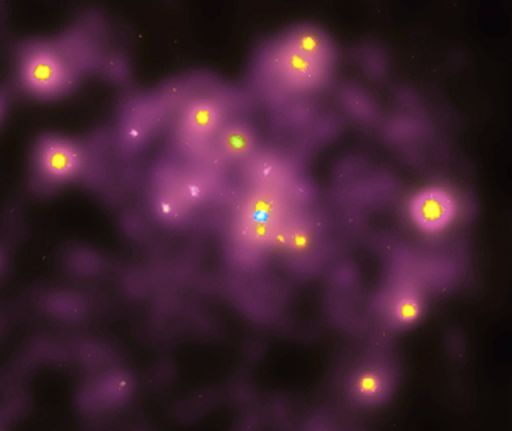
#> input picture astro-visuals/img/m31-core-xray.jpg, 512 x 431 px, found by its file name
$ python make_contact_sheet.py ../../astro-visuals/img/m31-core-xray.jpg --out out.png
#> lines starting #> are read from the running program, lines starting #| are printed output that depends on the picture; after the words box and inside, x2 and y2 are one past the last pixel; in counts of white or black regions, pixels touching at a corner belong together
#> in main, `sheet = Image.new("RGB", (cols * CELL, rows * (CELL + LABEL_H)), BG)`: sheet: PIL image 1440x270 RGB; every value is 255
#!/usr/bin/env -S uv run --script
# /// script
# requires-python = ">=3.11"
# dependencies = ["pillow"]
# ///
"""Tile images into a labelled contact sheet for a fast visual pass.

Every automated step in this pipeline can be fooled: the shop's media path serves
a plausible-looking group shot for filenames that do not exist, image search
returns the right *subject* attached to the wrong *product*, and a sharpness score
says nothing about whether the photo shows a keychain or the plush it was cut
down from. The cheap fix is to look, and looking at 120 files one by one is the
expensive part -- so tile them.

Cells are numbered so a reviewer can name rejects by index. AVIF is read through
ImageMagick (Pillow has no AVIF here); a cell whose file will not decode is drawn
as a red X rather than aborting the sheet.

Usage:
  uv run scripts/make_contact_sheet.py --out sheet.png images/*.avif
  uv run scripts/make_contact_sheet.py --manifest pairs.json --out sheet.png

`--manifest` takes [{"path": ..., "label": ...}, ...] so callers can caption cells
with slugs, sizes or before/after markers instead of bare filenames.
"""

import argparse
import json
import os
import subprocess
import sys
import tempfile

from PIL import Image, ImageDraw, ImageFont

CELL = 240
LABEL_H = 30
PAD = 6
BG = (255, 255, 255)
CHECKER = (238, 238, 238)   # so a transparent cut-out is visibly transparent


def load(path):
    if path.lower().endswith(".avif"):
        with tempfile.NamedTemporaryFile(suffix=".png", delete=False) as tmp:
            tmp_path = tmp.name
        try:
            subprocess.run(["convert", path, tmp_path], check=True, capture_output=True)
            return Image.open(tmp_path).convert("RGBA")
        finally:
            os.unlink(tmp_path)
    return Image.open(path).convert("RGBA")


def font(size):
#> called with size = 12
    for candidate in ("/usr/share/fonts/truetype/dejavu/DejaVuSans.ttf",
                      "/usr/share/fonts/TTF/DejaVuSans.ttf"):
        if os.path.exists(candidate):
            return ImageFont.truetype(candidate, size)
    return ImageFont.load_default()


def checkerboard(size):
#> called with size = 240
    tile = Image.new("RGB", (size, size), BG)
#> tile: PIL image 240x240 RGB; every value is 255
    d = ImageDraw.Draw(tile)
    step = 12
    for y in range(0, size, step):
        for x in range(0, size, step):
            if (x // step + y // step) % 2:
                d.rectangle([x, y, x + step - 1, y + step - 1], fill=CHECKER)
    return tile


def cell_image(entry, base):
    canvas = checkerboard(CELL)
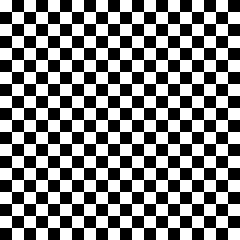
#> canvas: PIL image 240x240 RGB; values 238 (black) and 255 (white), 50% white; 1 white region, box (x1, y1, x2, y2) and area: (0, 0, 240, 240) 28800
    path = entry["path"]
    if not os.path.isabs(path):
        path = os.path.join(base, path)
    try:
        img = load(path)
        img.thumbnail((CELL - 2 * PAD, CELL - 2 * PAD), Image.LANCZOS)
        canvas.paste(img, ((CELL - img.width) // 2, (CELL - img.height) // 2), img)
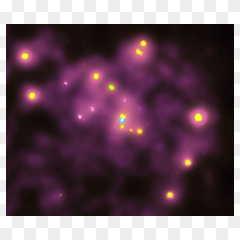
#> canvas: PIL image 240x240 RGB; mean R, G, B 108.8, 83.8, 96.1
    except Exception:                                   # noqa: BLE001
        d = ImageDraw.Draw(canvas)
        d.line([20, 20, CELL - 20, CELL - 20], fill=(200, 0, 0), width=5)
        d.line([CELL - 20, 20, 20, CELL - 20], fill=(200, 0, 0), width=5)
    return canvas


def main():
    ap = argparse.ArgumentParser()
    ap.add_argument("paths", nargs="*")
    ap.add_argument("--manifest", help='JSON [{"path","label"}]')
    ap.add_argument("--out", required=True)
    ap.add_argument("--cols", type=int, default=6)
    ap.add_argument("--base", default=os.path.dirname(os.path.dirname(os.path.abspath(__file__))))
    ap.add_argument("--start", type=int, default=1, help="first cell number")
    args = ap.parse_args()

    if args.manifest:
        entries = json.load(open(args.manifest))
    else:
        entries = [{"path": p, "label": os.path.basename(p)} for p in args.paths]
    if not entries:
        sys.exit("nothing to tile")

    cols = args.cols
    rows = (len(entries) + cols - 1) // cols
    sheet = Image.new("RGB", (cols * CELL, rows * (CELL + LABEL_H)), BG)
    draw = ImageDraw.Draw(sheet)
    small = font(12)
    bold = font(13)

    for n, entry in enumerate(entries):
        cx, cy = (n % cols) * CELL, (n // cols) * (CELL + LABEL_H)
        sheet.paste(cell_image(entry, args.base), (cx, cy))
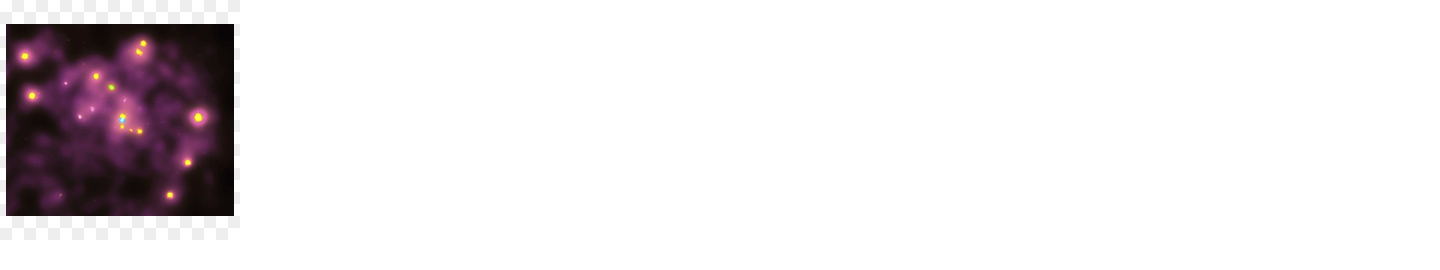
#> sheet: PIL image 1440x270 RGB; mean R, G, B 233.3, 229.6, 231.5
        draw.rectangle([cx, cy, cx + CELL - 1, cy + CELL + LABEL_H - 1],
                       outline=(210, 210, 210))
        num = str(n + args.start)
        draw.rectangle([cx + 2, cy + 2, cx + 2 + 9 * len(num) + 8, cy + 20],
                       fill=(20, 20, 20))
        draw.text((cx + 7, cy + 4), num, fill=(255, 255, 255), font=bold)
        label = entry.get("label", "")
#> label = 'm31-core-xray.jpg'
        for line_no, line in enumerate(str(label).split("\n")[:2]):
            draw.text((cx + 5, cy + CELL + 2 + line_no * 13), line[:38],
                      fill=(40, 40, 40), font=small)
#> this loop made 1 pass
#> (line_no, line) on pass 1: (0, 'm31-core-xray.jpg')

    sheet.save(args.out)
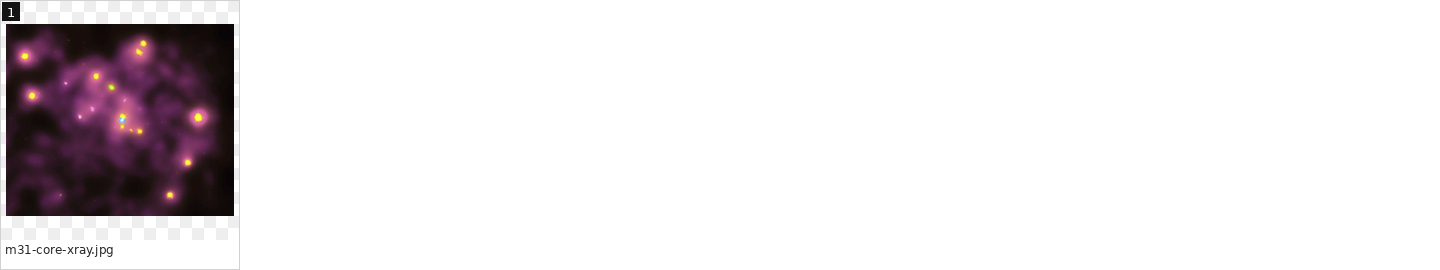
#> saved as out.png: PIL image 1440x270 RGB; mean R, G, B 232.9, 229.2, 231
    print(f"wrote {args.out} ({len(entries)} cells, {sheet.width}x{sheet.height})")
#| wrote out.png (1 cells, 1440x270)


if __name__ == "__main__":
    main()

$ run again, on astro-visuals/img/m31-rings-herschel.jpg
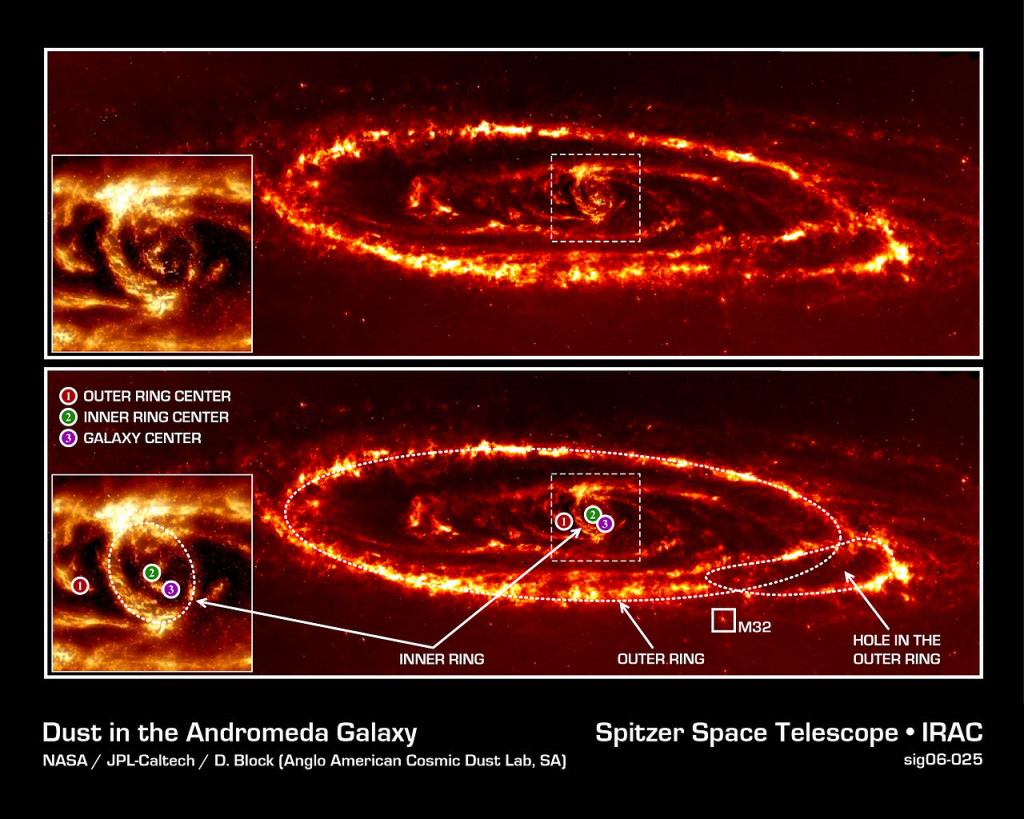
#> input picture astro-visuals/img/m31-rings-herschel.jpg, 1024 x 819 px, found by its file name
#> tile: PIL image 240x240 RGB; every value is 255
#> in cell_image, `canvas.paste(img, ((CELL - img.width) // 2, (CELL - img.height) // 2),..`:
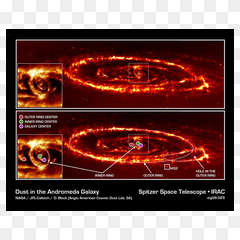
#> canvas: PIL image 240x240 RGB; mean R, G, B 122.6, 85.2, 80.5
#> label = 'm31-rings-herschel.jpg'
#> the loop in main, `for line_no, line in enumerate(str(label).split("\n")[:2]):` made 1 pass
#> (line_no, line) on pass 1: (0, 'm31-rings-herschel.jpg')
#> in main, `sheet.save(args.out)`:
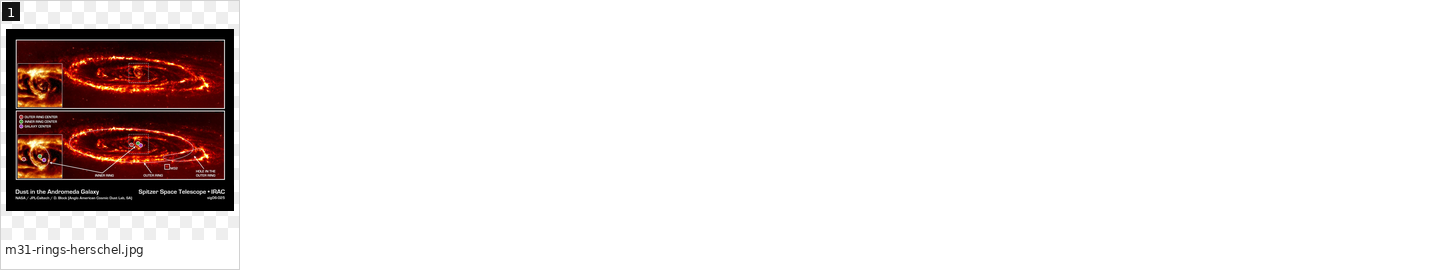
#> saved as out.png: PIL image 1440x270 RGB; mean R, G, B 234.9, 229.4, 228.7
#| wrote out.png (1 cells, 1440x270)
